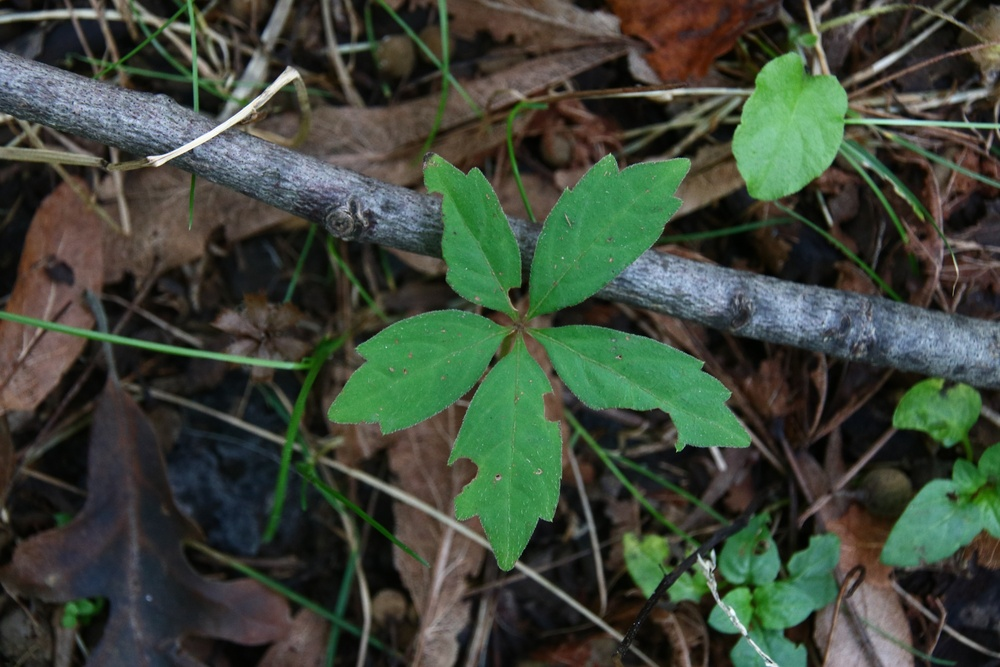
%> input picture OtherPlants/IMG_3138_2000_x_3000.jpg, 1000 x 667 px, shrunk from 3000 x 2000 before the run
$ octave --eval "result = color_extract(imread('OtherPlants/IMG_3138_2000_x_3000.jpg'));"   (GNU Octave 9; MATLAB toolbox functions it lacks are replaced by stand-ins)
%> lines starting %> are read from the running program, lines starting %| are printed output that depends on the picture; in (x1, y1, x2, y2) boxes, pixels count from 0 and x2, y2 are one past the last pixel; in counts of white or black regions, pixels touching at a corner belong together; the program's own positions count from 1
function colorex = color_extract(im)

    im_r = im(:,:,1);
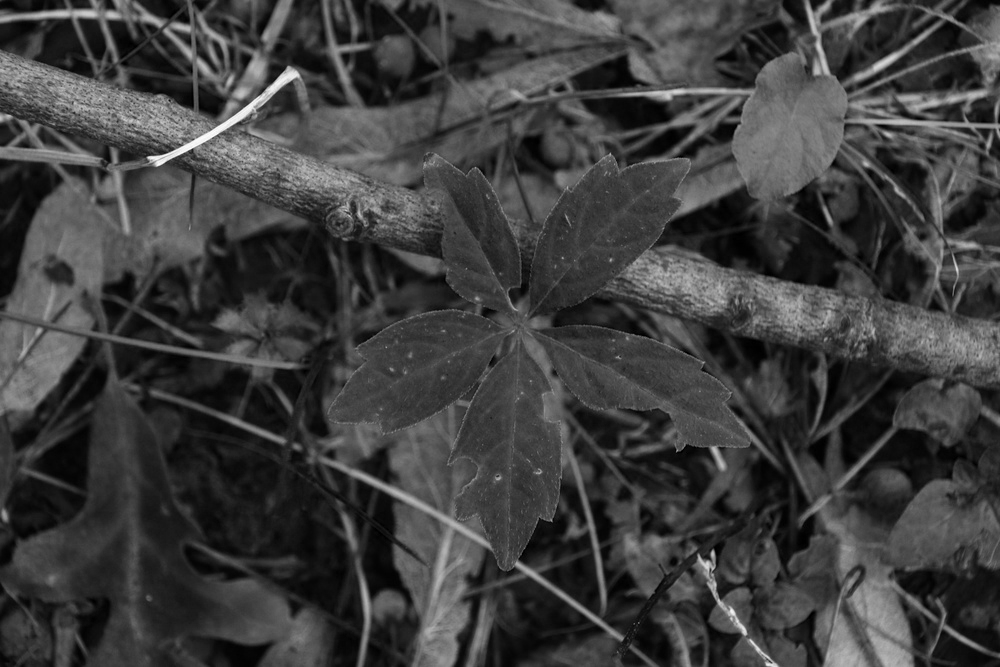
%> im_r: size 667x1000 uint8; min 0, max 255, mean 62.2
    im_g = im(:,:,2);
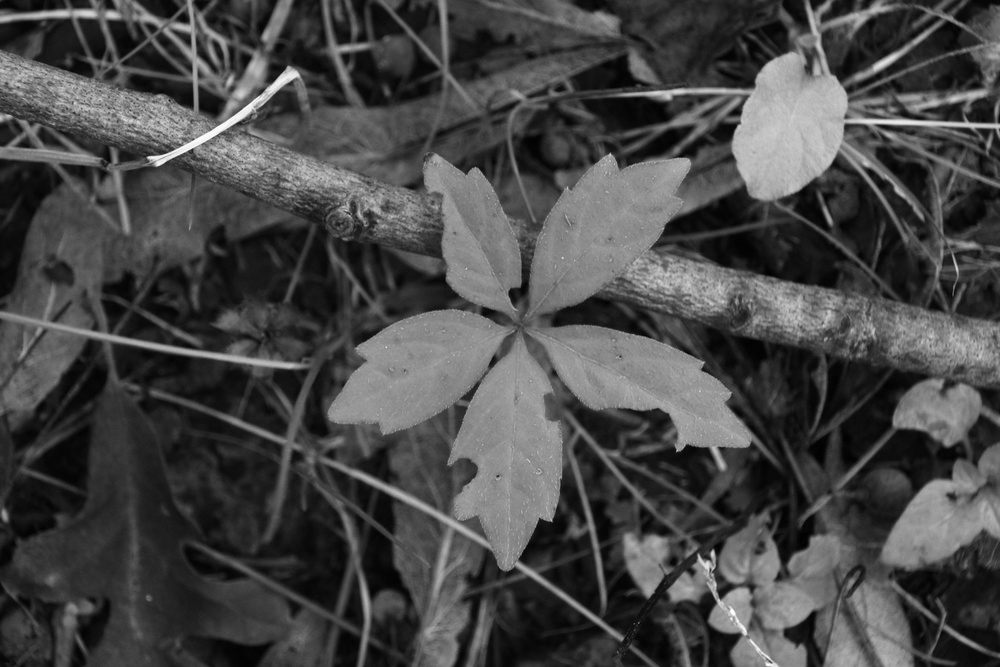
%> im_g: size 667x1000 uint8; min 1, max 255, mean 71.7
    im_b = im(:,:,3);
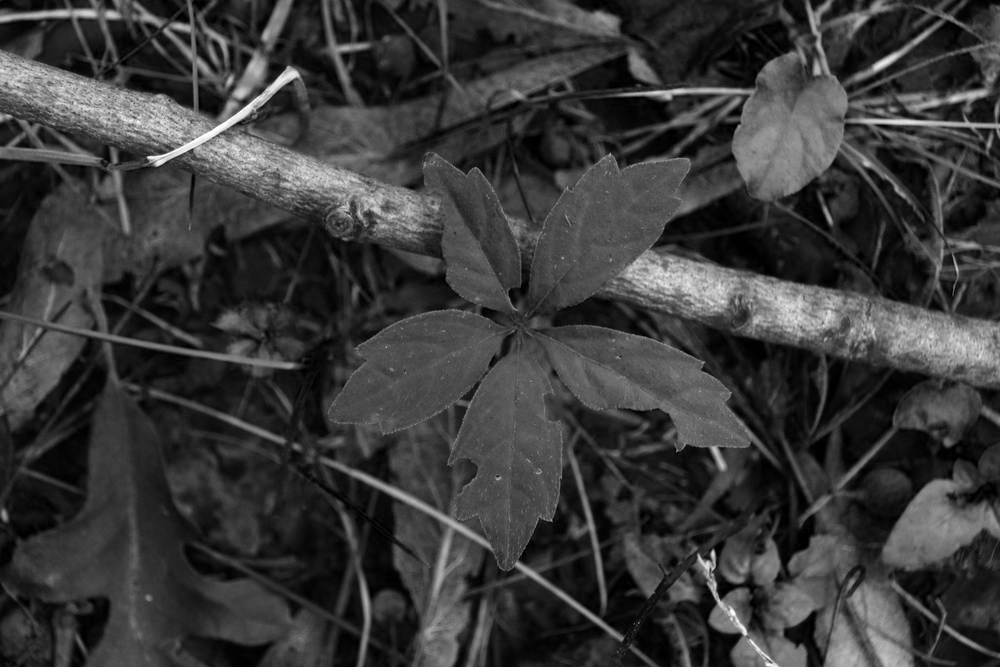
%> im_b: size 667x1000 uint8; min 0, max 255, mean 57.9
    im_gray = rgb2gray(im);
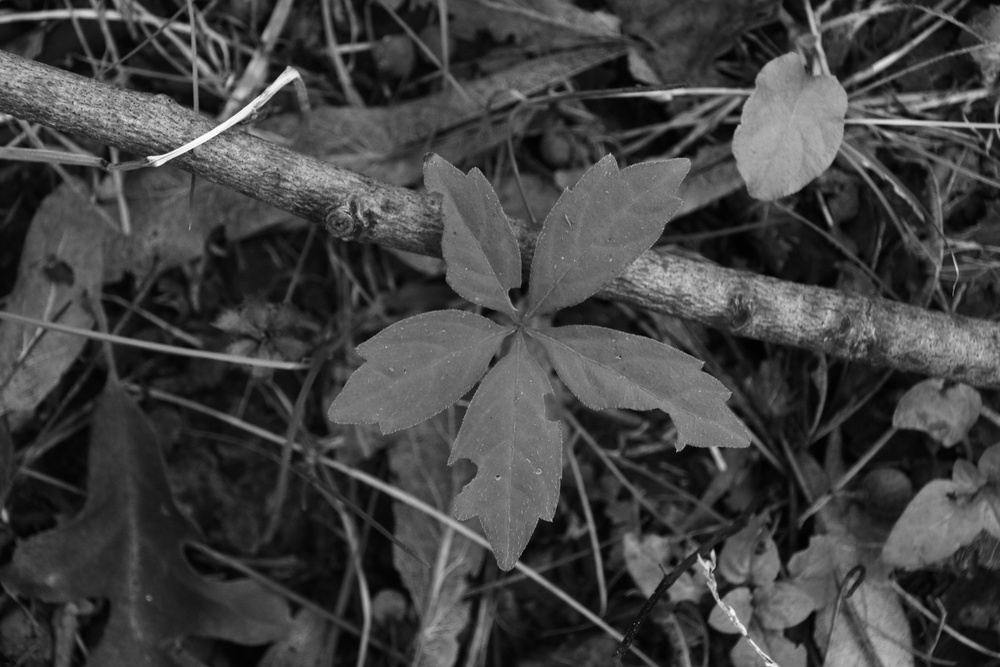
%> im_gray: size 667x1000 uint8; min 1, max 254, mean 67.3
    % using the default level to test the image
    level = graythresh(im_g);
%> level = 0.337
    disp(level);
%| 0.3373
    bi_im = imbinarize(im_g,level);
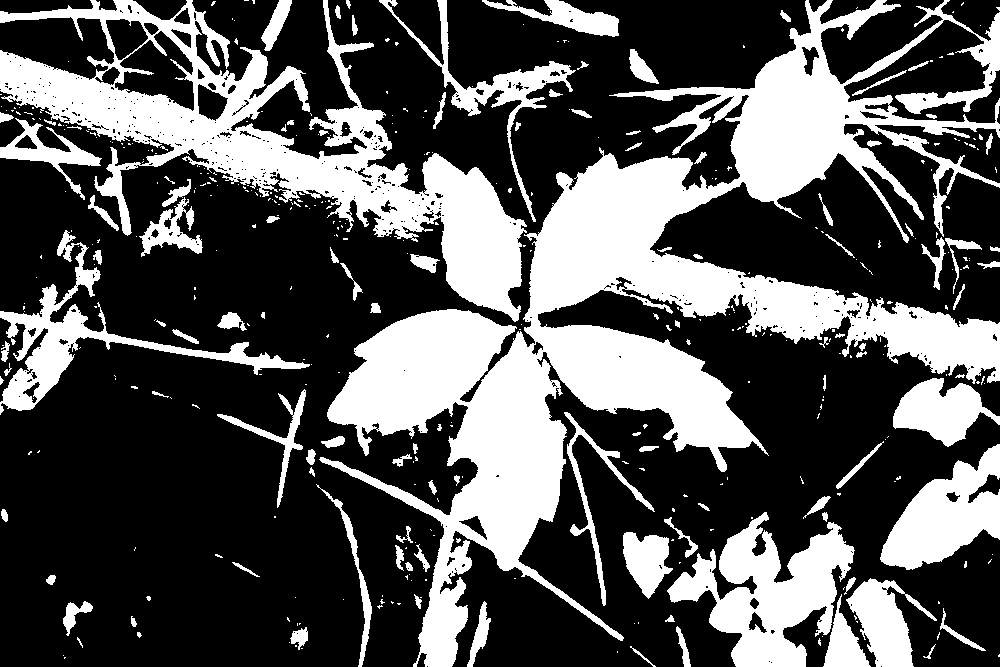
%> bi_im: size 667x1000 logical; 33.4% white; 417 white regions (307 under 20 px), largest, box (x1, y1, x2, y2) and area: (319, 0, 1000, 667) 113096, (0, 0, 527, 322) 43645, (667, 512, 855, 667) 13602
    colorex = bi_im;


end

$ run again, on OtherPlants/IMG_3162_2000_x_3000.jpg
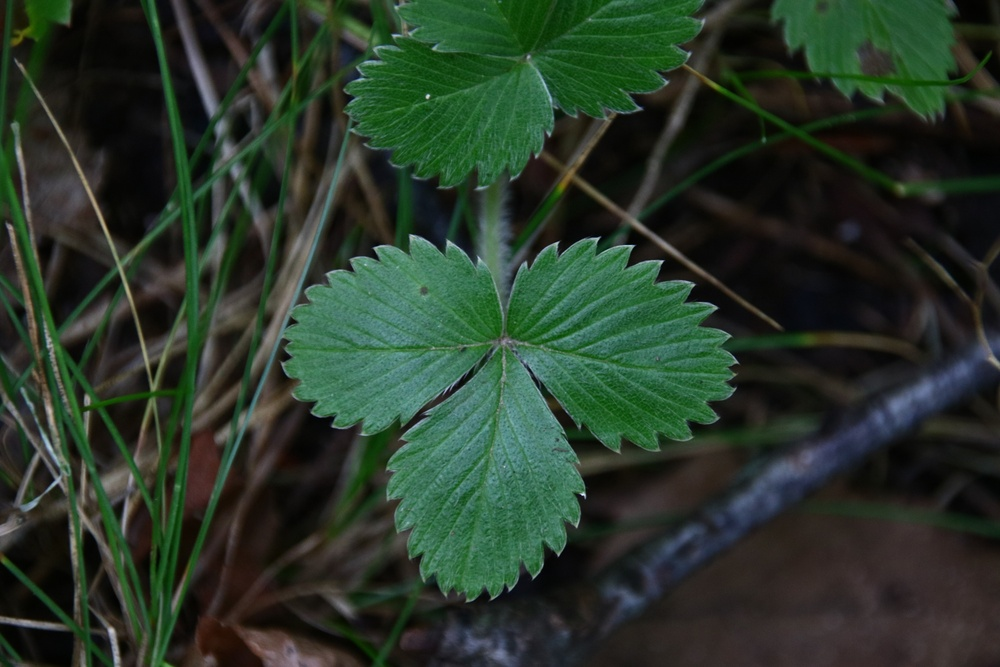
%> input picture OtherPlants/IMG_3162_2000_x_3000.jpg, 1000 x 667 px, shrunk from 3000 x 2000 before the run
%> in color_extract, `im_gray = rgb2gray(im);`:
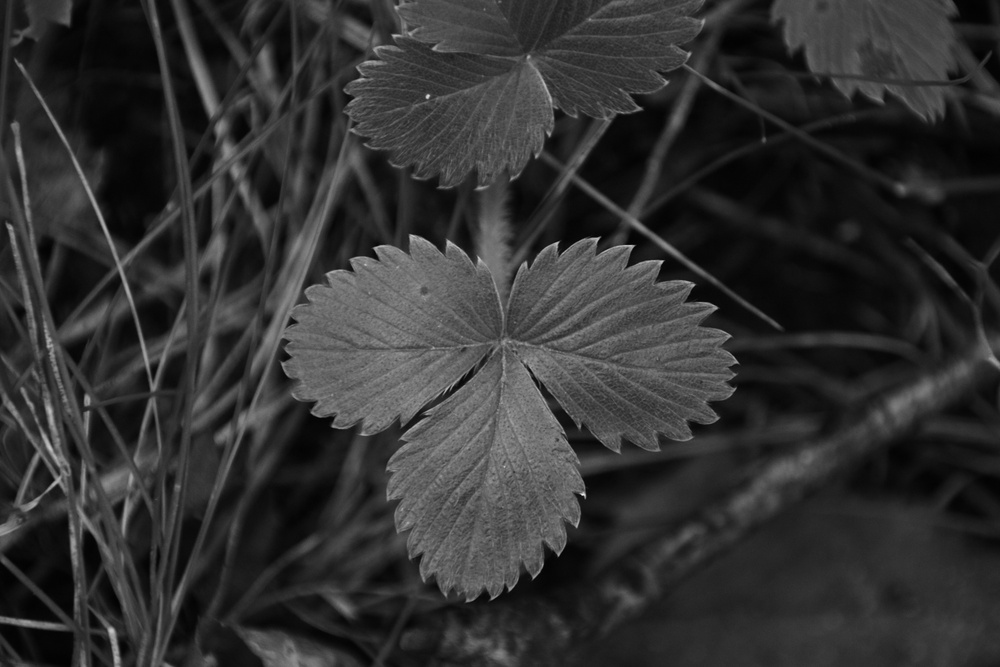
%> im_gray: size 667x1000 uint8; min 0, max 241, mean 49.3
%> level = 0.255
%| 0.2549
%> in color_extract, `bi_im = imbinarize(im_g,level);`:
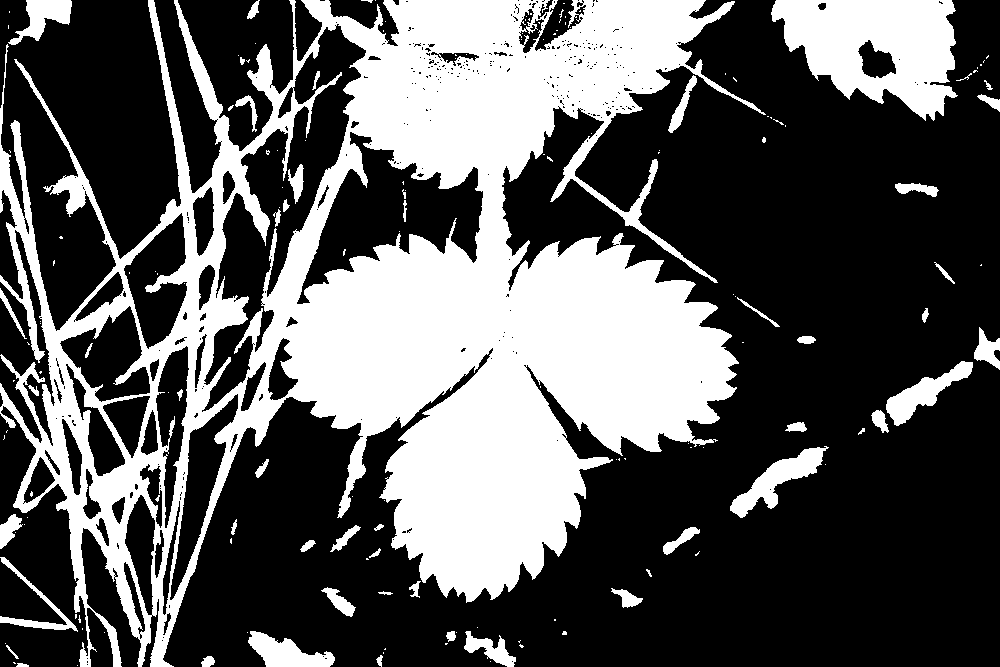
%> bi_im: size 667x1000 logical; 35.1% white; 163 white regions (111 under 20 px), largest, box (x1, y1, x2, y2) and area: (0, 0, 766, 667) 204373, (771, 0, 958, 121) 14350, (730, 446, 829, 518) 2258

$ run again, on OtherPlants/IMG_3164_2000_x_3000.jpg
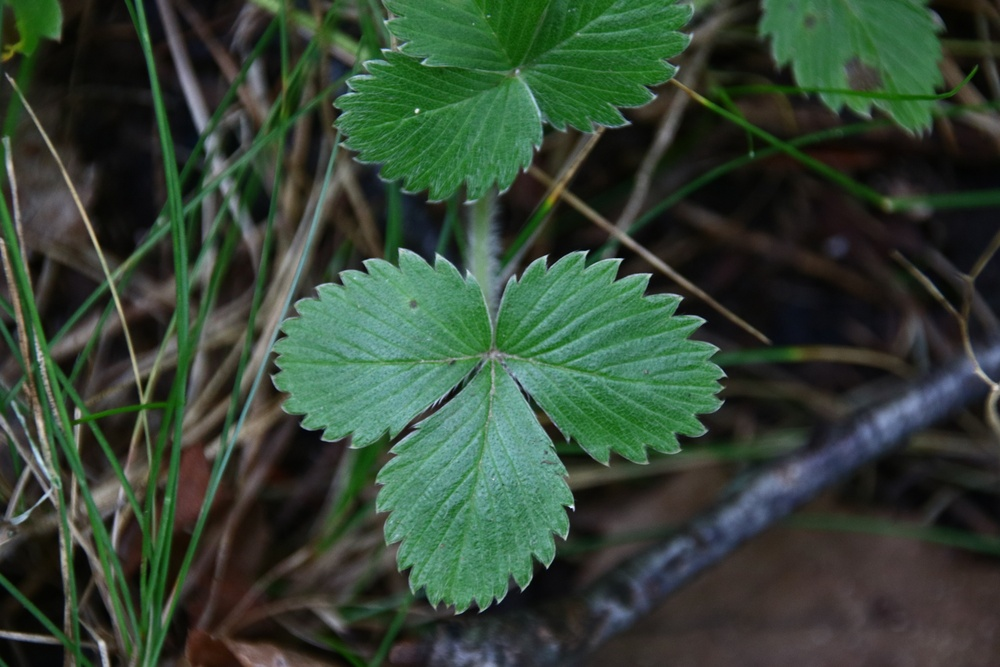
%> input picture OtherPlants/IMG_3164_2000_x_3000.jpg, 1000 x 667 px, shrunk from 3000 x 2000 before the run
%> in color_extract, `im_gray = rgb2gray(im);`:
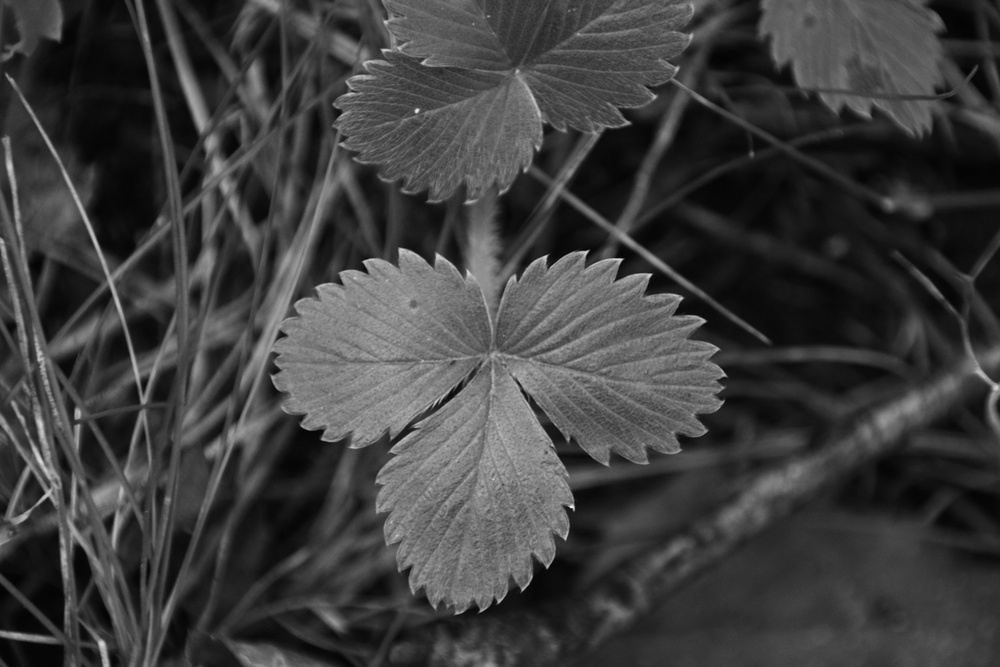
%> im_gray: size 667x1000 uint8; min 1, max 234, mean 62.3
%> level = 0.31
%| 0.3098
%> in color_extract, `bi_im = imbinarize(im_g,level);`:
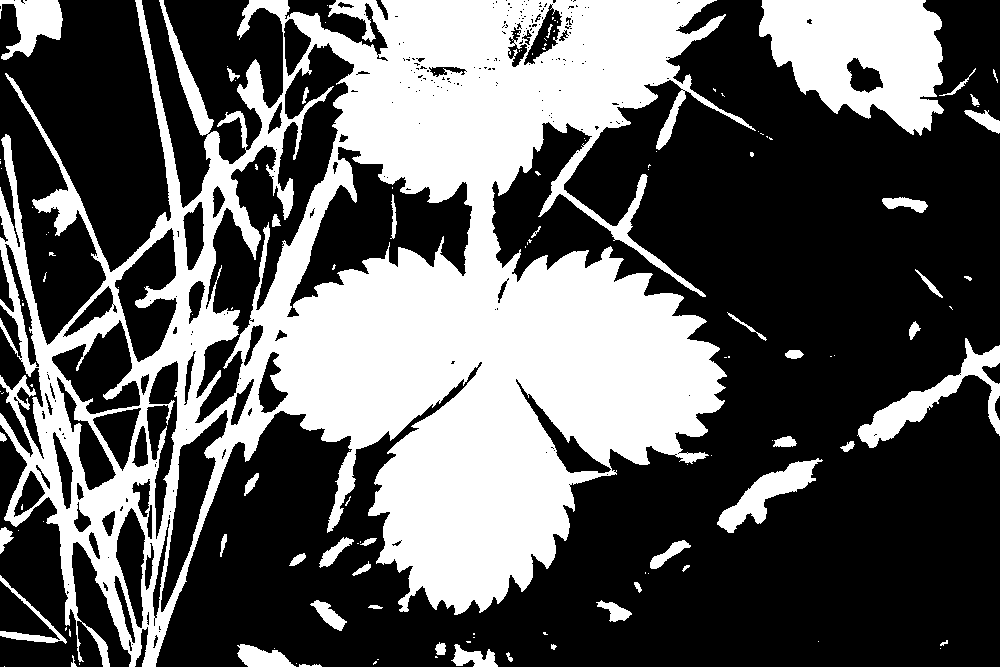
%> bi_im: size 667x1000 logical; 37.1% white; 131 white regions (85 under 20 px), largest, box (x1, y1, x2, y2) and area: (0, 0, 756, 667) 214693, (759, 0, 944, 136) 17048, (857, 338, 1000, 448) 3808

$ run again, on OtherPlants/IMG_3170_2000_x_3000.jpg
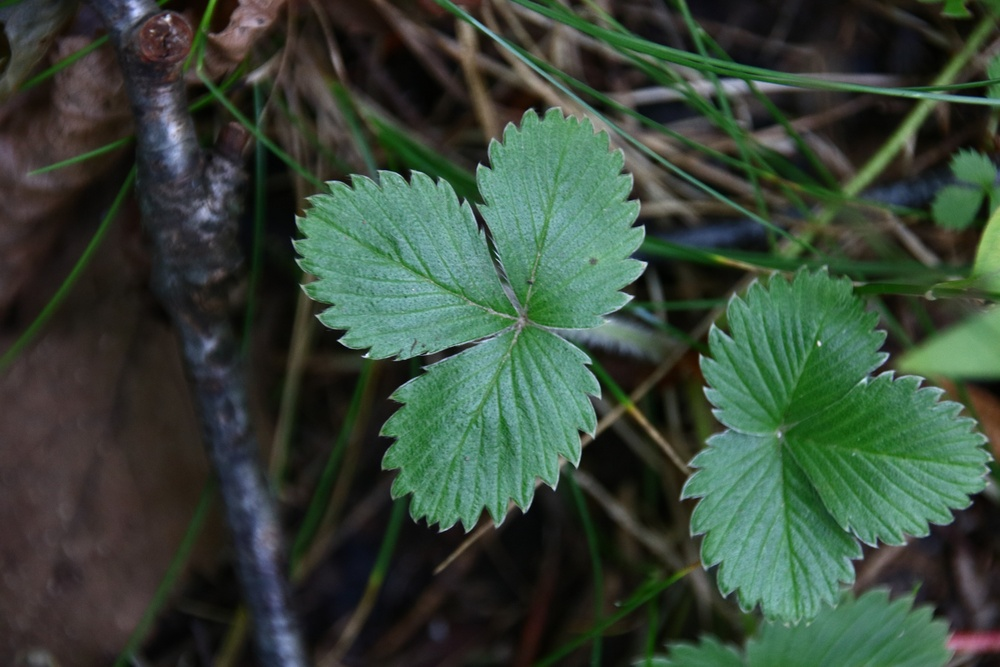
%> input picture OtherPlants/IMG_3170_2000_x_3000.jpg, 1000 x 667 px, shrunk from 3000 x 2000 before the run
%> in color_extract, `im_gray = rgb2gray(im);`:
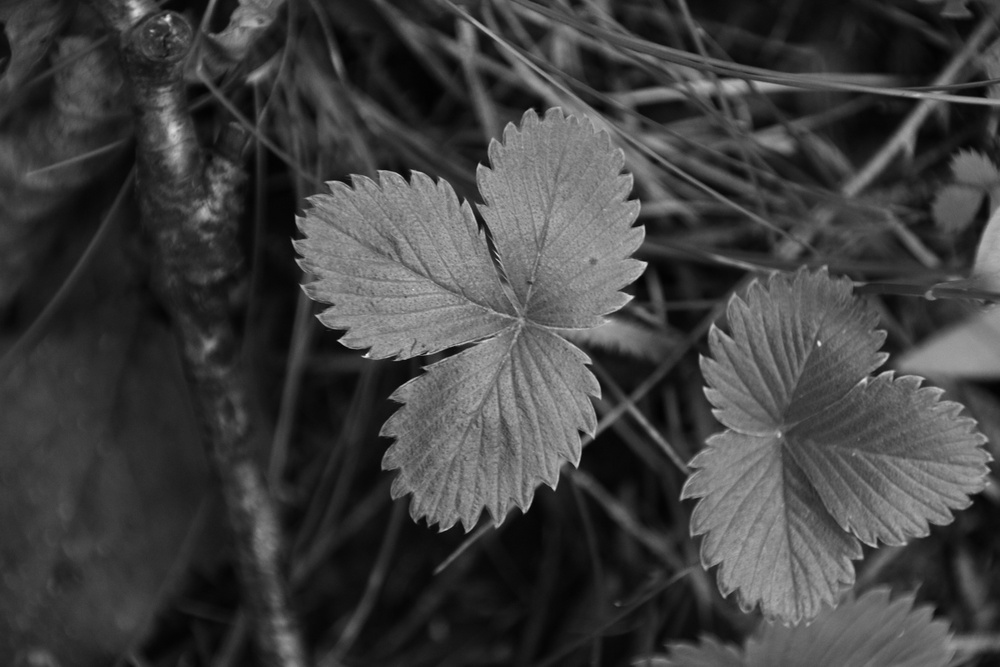
%> im_gray: size 667x1000 uint8; min 1, max 237, mean 64.7
%> level = 0.337
%| 0.3373
%> in color_extract, `bi_im = imbinarize(im_g,level);`:
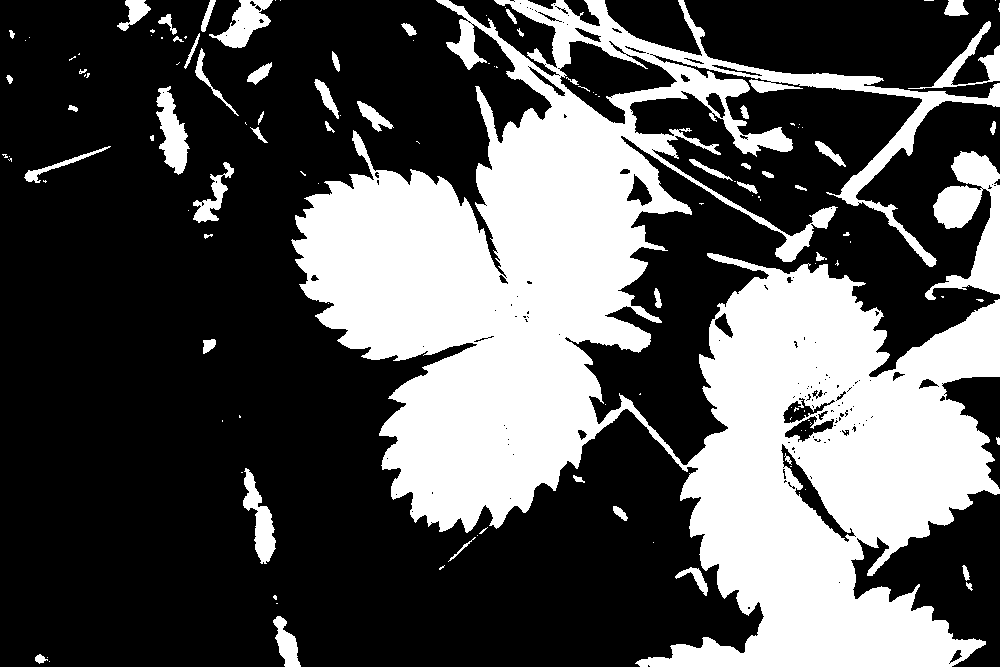
%> bi_im: size 667x1000 logical; 33.4% white; 131 white regions (78 under 20 px), largest, box (x1, y1, x2, y2) and area: (291, 0, 1000, 667) 204819, (925, 151, 1000, 300) 5200, (156, 86, 190, 175) 1587
